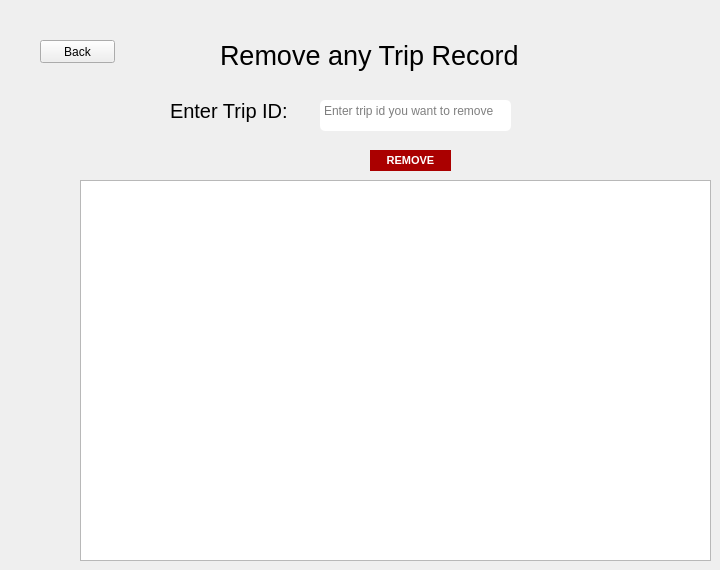
    <widget class="QWidget" name="delowntrip">
     <widget class="QPushButton" name="backdelavailtologown_4">
      <property name="geometry">
       <rect>
        <x>40</x>
        <y>40</y>
        <width>75</width>
        <height>23</height>
       </rect>
      </property>
      <property name="text">
       <string>Back</string>
      </property>
     </widget>
     <widget class="QTextEdit" name="tripdltid_2">
      <property name="geometry">
       <rect>
        <x>320</x>
        <y>100</y>
        <width>191</width>
        <height>31</height>
       </rect>
      </property>
      <property name="styleSheet">
       <string notr="true">background-color: rgb(255, 255, 255);
border-radius: 5px;
border-color: black;
</string>
      </property>
      <property name="html">
       <string>&lt;!DOCTYPE HTML PUBLIC &quot;-//W3C//DTD HTML 4.0//EN&quot; &quot;http://www.w3.org/TR/REC-html40/strict.dtd&quot;&gt;
&lt;html&gt;&lt;head&gt;&lt;meta name=&quot;qrichtext&quot; content=&quot;1&quot; /&gt;&lt;style type=&quot;text/css&quot;&gt;
p, li { white-space: pre-wrap; }
&lt;/style&gt;&lt;/head&gt;&lt;body style=&quot; font-family:'MS Shell Dlg 2'; font-size:8.25pt; font-weight:400; font-style:normal;&quot;&gt;
&lt;p style=&quot;-qt-paragraph-type:empty; margin-top:0px; margin-bottom:0px; margin-left:0px; margin-right:0px; -qt-block-indent:0; text-indent:0px; font-family:'Segoe UI'; font-size:9pt;&quot;&gt;&lt;br /&gt;&lt;/p&gt;&lt;/body&gt;&lt;/html&gt;</string>
      </property>
      <property name="placeholderText">
       <string>Enter trip id you want to remove</string>
      </property>
     </widget>
     <widget class="QTableWidget" name="tableWidget_9">
      <property name="geometry">
       <rect>
        <x>80</x>
        <y>180</y>
        <width>631</width>
        <height>381</height>
       </rect>
      </property>
      <property name="styleSheet">
       <string notr="true"/>
      </property>
     </widget>
     <widget class="QPushButton" name="deltrip_2">
      <property name="geometry">
       <rect>
        <x>370</x>
        <y>150</y>
        <width>81</width>
        <height>21</height>
       </rect>
      </property>
      <property name="font">
       <font>
        <pointsize>8</pointsize>
        <weight>75</weight>
        <bold>true</bold>
       </font>
      </property>
      <property name="styleSheet">
       <string notr="true">color: rgb(255, 255, 255);
background-color: rgb(170, 0, 0);
border-radius: 0px;
border-color: black;

</string>
      </property>
      <property name="text">
       <string>REMOVE</string>
      </property>
     </widget>
     <widget class="QLabel" name="label_103">
      <property name="geometry">
       <rect>
        <x>220</x>
        <y>40</y>
        <width>341</width>
        <height>31</height>
       </rect>
      </property>
      <property name="font">
       <font>
        <family>MS Shell Dlg 2</family>
        <pointsize>20</pointsize>
       </font>
      </property>
      <property name="styleSheet">
       <string notr="true">color: rgb(0, 0, 0);
</string>
      </property>
      <property name="text">
       <string>Remove any Trip Record</string>
      </property>
     </widget>
     <widget class="QLabel" name="label_104">
      <property name="geometry">
       <rect>
        <x>170</x>
        <y>90</y>
        <width>161</width>
        <height>41</height>
       </rect>
      </property>
      <property name="font">
       <font>
        <pointsize>15</pointsize>
       </font>
      </property>
      <property name="styleSheet">
       <string notr="true">color: rgb(255, 255, 255);
color: rgb(0, 0, 0);
</string>
      </property>
      <property name="text">
       <string>Enter Trip ID: </string>
      </property>
     </widget>
    </widget>
